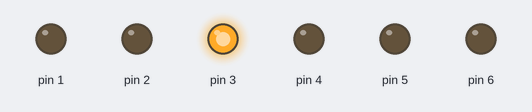
Recording of a sketch running on a simulated Arduino Uno, built with avr-gcc and run on an emulated ATmega328P. Parts: output pins drawn as LEDs (lit = HIGH).

Above: at 0.5 s.
At 1.5 s:
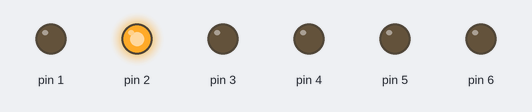
At 2.5 s:
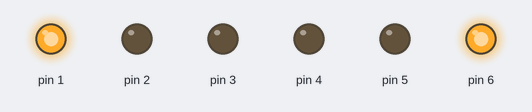
At 3.5 s:
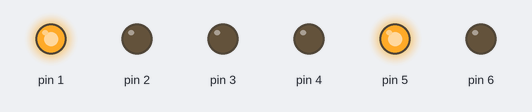
At 4.5 s:
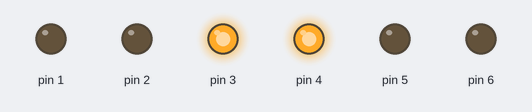
Timing chart, 0 to 5.2 s (numbered marks = the images above):
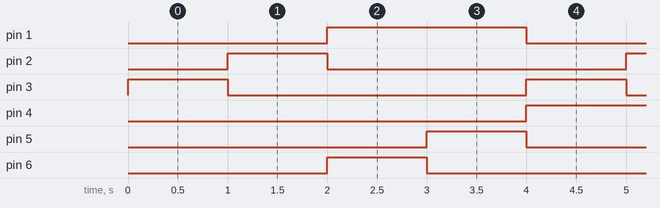

The sketch:

semaforos.ino
```cpp
void setup()
{

  pinMode(6, OUTPUT);
  pinMode(5, OUTPUT);
  pinMode(4, OUTPUT);

  pinMode(3, OUTPUT);
  pinMode(2, OUTPUT);
  pinMode(1, OUTPUT);


}

void pedrinho(){

  digitalWrite(3, HIGH);
  digitalWrite(2, LOW);
  digitalWrite(1, LOW);

  delay(1000);
  digitalWrite(3, LOW);
  digitalWrite(2, HIGH);

  delay(1000);
  digitalWrite(2, LOW);
  digitalWrite(1, HIGH);


  digitalWrite(3, LOW);
  //-----------SEGUNDO SEMAFORO------------------
  digitalWrite(6, HIGH);//verde
  digitalWrite(5, LOW);//amarelo
  digitalWrite(4, LOW);//vermelho

  delay(1000);
  digitalWrite(6, LOW);
  digitalWrite(5, HIGH);

  delay(1000);
  digitalWrite(5, LOW);
  digitalWrite(4, HIGH);


  //delay(1000);
  digitalWrite(6, LOW);

}

void danielzinho(){


}


void loop()
{

  pedrinho();

  //danielzinho();


}
```

Measured:
- by itself, pin 1, pin 4: alternates HIGH for 2.0 s and LOW for 2.0 s
- by itself, pin 2, pin 3, pin 5, pin 6: alternates HIGH for 1.0 s and LOW for 3.0 s
